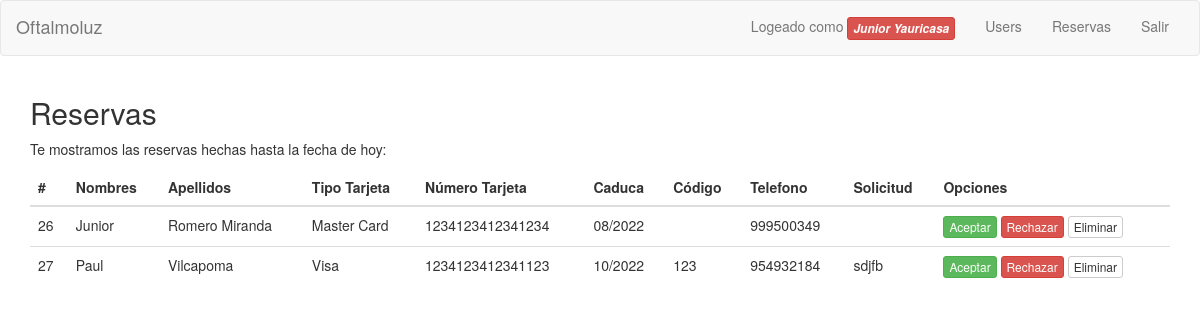
The app's page /admin/adminpanel.php (signed in) with its own data.
### tables this page shows
CREATE TABLE `tb_rsvhabitacion` (
  `intidreshabitacion` int(11) NOT NULL,
  `nvchnombre` varchar(25) NOT NULL,
  `nvchapellido` varchar(25) NOT NULL,
  `inttipotarjeta` int(11) NOT NULL,
  `numtarjeta` varchar(16) NOT NULL,
  `mescaduca` varchar(2) NOT NULL,
  `aniocaduca` varchar(4) NOT NULL,
  `codigocvc` varchar(3) NOT NULL,
  `email` varchar(50) NOT NULL,
  `telf` varchar(10) NOT NULL,
  `dep` int(11) NOT NULL,
  `prov` int(11) NOT NULL,
  `dist` int(11) NOT NULL,
  `solicitud` varchar(150) NOT NULL
);

### admin/adminpanel.php (the view, shortened to what this page needs)
<!DOCTYPE html>
<html>
<head>
	<link rel="stylesheet" href="css/bootstrap.min.css" type="text/css" />
</head>
<body>
<nav class="navbar navbar-default" role="navigation">
	<div class="container-fluid">
		<div class="navbar-header">
			<a class="navbar-brand" href="index.php" style="">Oftalmoluz</a>
		</div>
		<div class="collapse navbar-collapse" id="navbar1">
			<ul class="nav navbar-nav navbar-right">
				<?php if (isset($_SESSION['usr_id'])) { ?>
				<li><p class="navbar-text">Logeado como <i class="btn btn-danger btn-xs" ><b><?php echo $_SESSION['usr_name']; ?></b></i></p></li>
				<li><a href="users.php">Users</a></li>
				<li><a href="adminpanel.php">Reservas</a></li>
				<li><a href="logout.php">Salir</a></li>
				<?php } else { ?>
				<li><a href="login.php">Login</a></li>
				<li><a href="register.php">Registro</a></li>
				<?php } ?>
			</ul>
		</div>
	</div>
</nav>
<div class="container">
  <h2>Reservas</h2>
  <p>Te mostramos las reservas hechas hasta la fecha de hoy:</p>
  <div class="table-responsive">
  <table class="table">
    <thead>
      <tr>
        <th>#</th>
        <th>Nombres</th>
        <th>Apellidos</th>
        <th>Tipo Tarjeta</th>
        <th>Número Tarjeta</th>
        <th>Caduca</th>
        <th>Código</th>
        <th>Telefono</th>
        <th>Solicitud</th>
        <th>Opciones</th>
      </tr>
    </thead>
    <tbody>
<?php
$servername = "localhost";
$username = "root";
$password = "";
$dbname = "db_modular";
$conn = new mysqli($servername, $username, $password, $dbname);
$sql = "SELECT * FROM tb_rsvhabitacion";
$result = $conn->query($sql);
if ($result->num_rows > 0) {
    while($row = $result->fetch_assoc()) {
    	if($row['inttipotarjeta'] == 1){
    		$row['inttipotarjeta'] = "Visa";
    	}else
    	if($row['inttipotarjeta'] == 2){
    	    $row['inttipotarjeta'] = "Master Card";
    	}else
    	if($row['inttipotarjeta'] == 3){
    	    $row['inttipotarjeta'] = "Diners Club";
    	}
        echo "
	        <tr>
	        	<td>".$row['intidreshabitacion']."</td>
	        	<td>".$row['nvchnombre']."</td>
	        	<td>".$row['nvchapellido']."</td>
	        	<td>".$row['inttipotarjeta']."</td>
	        	<td>".$row['numtarjeta']."</td>
	        	<td>".$row['mescaduca']."/".$row['aniocaduca']."</td>
	        	<td>".$row['codigocvc']."</td>
	        	<td>".$row['telf']."</td>
	        	<td>".$row['solicitud']."</td>
	        	<td>
	        		<a href='https://api.whatsapp.com/send?phone=51".$row['telf']."&text=Hola ".$row['nvchnombre']." ".$row['nvchapellido'].", hemos recibido tu solicitud de reserva y dejanos decirte que esta aprobada' target='_blank' class='btn btn-success btn-xs'>Aceptar</a>
	        		<a href='https://api.whatsapp.com/send?phone=51".$row['telf']."&text=Hola ".$row['nvchnombre']." ".$row['nvchapellido'].", hemos recibido tu solicitud de reserva, la cual no pudo ser aprobada' target='_blank' class='btn btn-danger btn-xs'>Rechazar</a>
	        		<a href='eliminarreserva.php?codigo=".$row['intidreshabitacion']."' class='btn btn-default btn-xs'>Eliminar</a>
	        	</td>
	        </tr>
        ";
    }
} else {
    echo "Sin resultados aun";
}
?>
</tbody>
  </table>
  </div>
</div>
</body>
</html>

### records on screen
tb_rsvhabitacion: intidreshabitacion "26", nvchnombre "Junior", nvchapellido "Romero Miranda", inttipotarjeta "Master Card", numtarjeta "1234123412341234", mescaduca "08", aniocaduca "2022", telf "999500349"
tb_rsvhabitacion: intidreshabitacion "27", nvchnombre "Paul", nvchapellido "Vilcapoma", inttipotarjeta "Visa", numtarjeta "1234123412341123", mescaduca "10", aniocaduca "2022", codigocvc "123", telf "954932184", solicitud "sdjfb"

### other values on screen
$_SESSION['usr_name'] "Junior Yauricasa"
